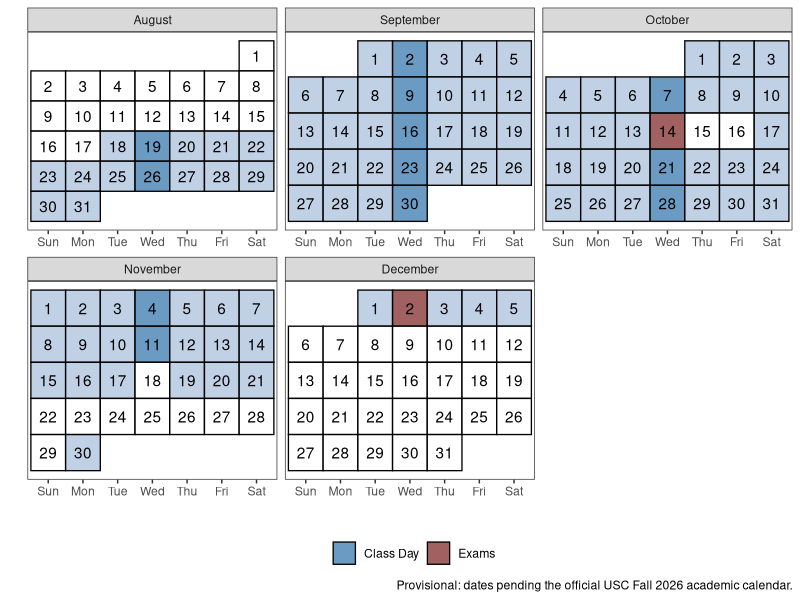
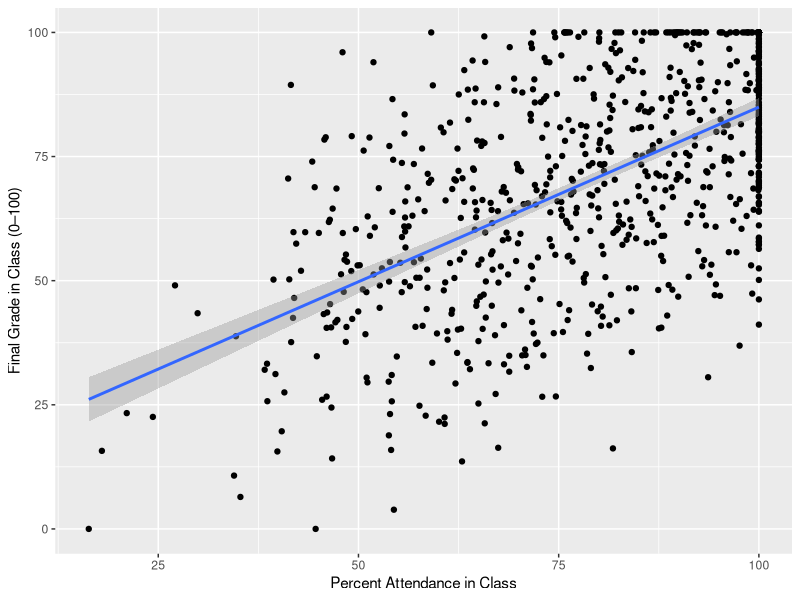

Write the R code that produced these figures, in order.
## ---- chunk 1
#| label: setup
#| include: false
library(tidyverse)
library(kableExtra)
set.seed(705)

# ---------------------------------------------------------------------------
# SEMESTER DATE PARAMETERS — TODO: confirm against official USC Fall 2026
# academic calendar before the semester starts. Everything below derives
# from these values.
# ---------------------------------------------------------------------------
firstday      <- ymd("2026-08-19")   # first Wednesday class meeting (PROVISIONAL)
semester_start <- ymd("2026-08-18")  # PROVISIONAL
semester_end   <- ymd("2026-12-05")  # PROVISIONAL

not_here_dates <- c(
  # Instructor at conference (ASC) — PROVISIONAL
  ymd("2026-11-18"),
  # Fall Break — PROVISIONAL (Thu–Fri, does not hit a Wednesday)
  seq(ymd("2026-10-15"), ymd("2026-10-16"), by = 1),
  # Thanksgiving Break — PROVISIONAL
  seq(ymd("2026-11-22"), ymd("2026-11-29"), by = 1)
)

# All Wednesdays in the semester
all_weds <- seq(firstday, semester_end, by = "1 week")
# Class sessions = Wednesdays not blocked by breaks/conference
session_dates <- all_weds[!all_weds %in% not_here_dates]

exam_dates <- c(session_dates[9], session_dates[14])  # midterm, final presentations
final_day  <- session_dates[14]

session_headers <- str_c(
  "Session ", seq_along(session_dates), " — ",
  format(session_dates, "%B %d")
)
## ---- chunk 2
#| label: build-calendar
#| include: false
# Semester calendar figure (adapted from Steven Miller's ggplot calendar)
semester_dates <- seq(semester_start, semester_end, by = 1)

wom <- function(date) {
  first <- wday(as.Date(str_c(year(date), month(date), 1, sep = "-")))
  (mday(date) + (first - 2)) %/% 7 + 1
}

class_cal <- tibble(date = seq(ymd("2026-08-01"), ymd("2026-12-31"), by = 1)) |>
  mutate(
    mon      = month(date, label = TRUE, abbr = FALSE),
    wkdy     = fct_relevel(
      weekdays(date, abbreviate = TRUE),
      "Sun", "Mon", "Tue", "Wed", "Thu", "Fri", "Sat"
    ),
    semester = date %in% semester_dates,
    day      = mday(date),
    week     = wom(date),
    category = case_when(
      date %in% exam_dates                    ~ "Exams",
      date %in% session_dates                 ~ "Class Day",
      semester & !(date %in% not_here_dates)  ~ "Semester",
      .default = "NA"
    )
  ) |>
  ggplot(aes(wkdy, week)) +
  theme_bw() +
  theme(panel.grid.major.x = element_blank(), legend.position = "bottom") +
  geom_tile(alpha = 0.8, aes(fill = category), color = "black", linewidth = 0.45) +
  facet_wrap(~mon, scales = "free", ncol = 3) +
  geom_text(aes(label = day)) +
  scale_y_reverse(breaks = NULL) +
  scale_fill_manual(
    values = c("Class Day" = "steelblue", "Semester" = "lightsteelblue",
               "NA" = "white", "Exams" = "indianred4"),
    breaks = c("Class Day", "Exams")
  ) +
  labs(
    fill = "", x = "", y = "",
    caption = "Provisional: dates pending the official USC Fall 2026 academic calendar."
  )
## ---- chunk 3
#| label: calendar
#| echo: false
#| fig-width: 11
#| fig-height: 7
class_cal
## ---- chunk 4
#| label: grading-table
#| echo: false
read_csv("data/grading-scheme.csv") |>
  kbl() |>
  kable_styling(full_width = FALSE)
## ---- chunk 5
#| label: attend-sim
#| include: false
# Simulated illustration of the attendance–grade relationship (fake data)
n <- 800
attend_data <- tibble(
  perattend = pmin(pmax(rnorm(n, 81.84, 22.74), 0), 100),
  grade     = 10.19 + 0.78 * perattend + rnorm(n, 0, 20),
  rgrade    = pmin(pmax(grade, 0), 100)
)
M1   <- lm(rgrade ~ perattend, attend_data)
M1df <- broom::tidy(M1)
## ---- chunk 6
#| label: attendplot
#| echo: false
#| fig-height: 4
#| fig-cap: "The relationship between class attendance and final grade (simulated data)."
ggplot(attend_data, aes(x = perattend, y = rgrade)) +
  geom_point() +
  geom_smooth(method = lm) +
  labs(x = "Percent Attendance in Class", y = "Final Grade in Class (0–100)")
